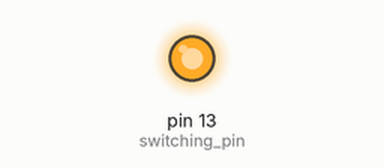
Recording of a sketch running on a simulated Arduino Uno, built with avr-gcc and run on an emulated ATmega328P. Shown: output pins drawn as LEDs (lit = HIGH). What the sketch prints to the serial monitor is not drawn.

Above: at 0.1 s.
At 30.7 s:
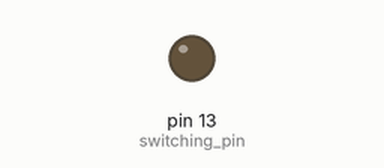
Timing chart, 0 to 40.0 s (numbered marks = the images above):
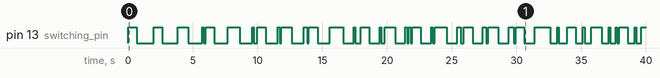

The sketch:

packet_structure.ino
```cpp
#define headerSize 5
#define samplingTime 4.0/30
//#define samplingTime 4.0/300

int switching_pin = 13;
int state = 0;
int counterHeader = 0;
int counterByte = 0;
unsigned int data = 0;


void setup() {
  // put your setup code here, to run once:
  pinMode(switching_pin, OUTPUT);
  digitalWrite(switching_pin,0);
  Serial.begin(9600);
  Serial.println("\nBegin:");
}

void loop() {

  //read sensor data
  data = data;

  //Action
  switch(state){
    case 0: //header
      digitalWrite(switching_pin,1);
      Serial.print("H");
      counterHeader++;

      if(counterHeader>=headerSize){
        counterHeader=0;
        state=1;
      }

      break;

    case 1: //send first 0
      digitalWrite(switching_pin,0);
      Serial.print("L");
      state=2;
      break;

    case 2: //send first subByte
      digitalWrite(switching_pin,(data<<counterByte)&0b10000000);
      Serial.print(((data<<counterByte)&0b10000000)>>7);
      counterByte++;

      if(counterByte>=4){
        state=3;
      }

      break;
    case 3: //send second 0
      digitalWrite(switching_pin,0);
      Serial.print("L");
      state=4;
      break;
    case 4: //send second subByte
      digitalWrite(switching_pin,(data<<counterByte)&0b10000000);
      Serial.print(((data<<counterByte)&0b10000000)>>7);
      counterByte++;

      if(counterByte>=8){
        counterByte=0;
        state=0;
        Serial.println("");
        if(data++>=256) data=0;
      }

      break;
    default:
      break;
  }

  delay(samplingTime*1000);


}
```

Measured:
- by itself, pin 13 (switching_pin): LOW → HIGH at 0.00 s, → LOW 0.67 s later, → HIGH 1.3 s later, → LOW 0.67 s later, … (75 changes in this stretch)
